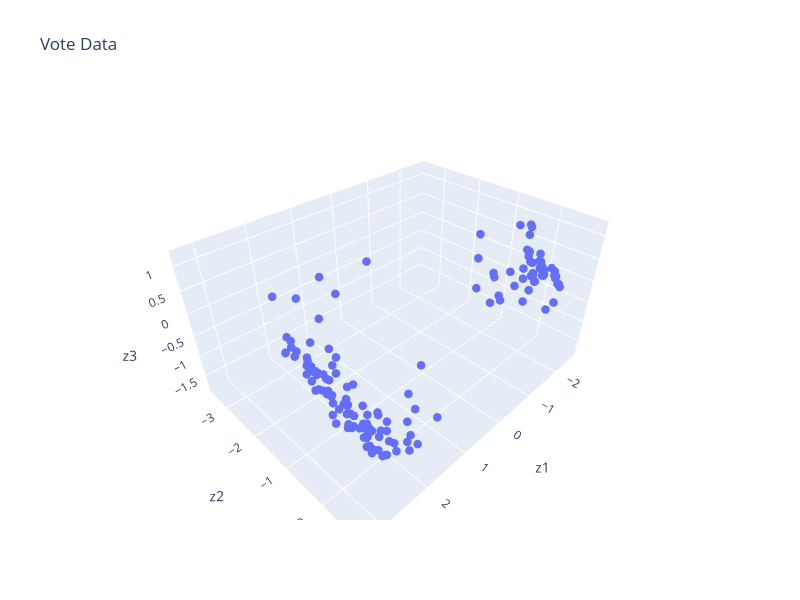

The cell this chart's notebook holds for it:
### Markdown cell above
It looks like this graph plateaus after the third principal component, so our "elbow" is at PC3, and most of the variance is captured by just the first three principal components. Let's use these PCs to visualize the latent vector representation of $X$!

### Code cell
# Calculate the latent vector representation (US or XV)
# using the first 3 principal components
Z = (u * s)[:, :3]
vote_2d = pl.DataFrame(
    {"member": vote_pivot["member"], "z1": Z[:, 0], "z2": Z[:, 1], "z3": Z[:, 2]}
)

# Plot the latent vector representation
fig = px.scatter_3d(vote_2d, x='z1', y='z2', z='z3', title='Vote Data', width=800, height=600)
fig.update_traces(marker=dict(size=5))

### Figure 1 — Plotly figure (JSON) as saved in the notebook; plotly's stock layout.template omitted (floating-point values rounded to 4 significant figures; data arrays with more than 128 entries replaced by an {"elided": "..."} marker saying what was removed)
{"data": [{"hovertemplate": "z1=%{x}<br>z2=%{y}<br>z3=%{z}<extra></extra>", "legendgroup": "", "marker": {"color": "#636efa", "size": 5, "symbol": "circle"}, "mode": "markers", "name": "", "scene": "scene", "showlegend": false, "type": "scatter3d", "x": {"elided": "441 float values"}, "y": {"elided": "441 float values"}, "z": {"elided": "441 float values"}}], "layout": {"height": 600, "legend": {"tracegroupgap": 0}, "scene": {"domain": {"x": [0, 1], "y": [0, 1]}, "xaxis": {"title": {"text": "z1"}}, "yaxis": {"title": {"text": "z2"}}, "zaxis": {"title": {"text": "z3"}}}, "title": {"text": "Vote Data"}, "width": 800}}
